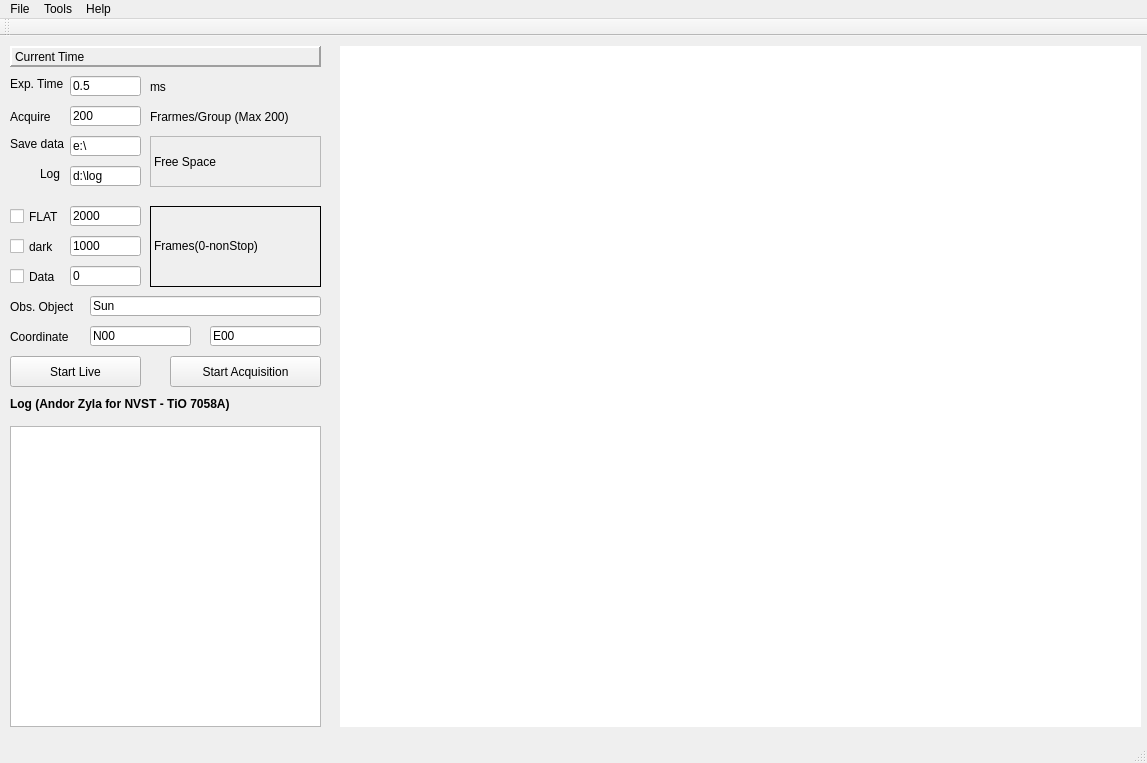
<?xml version="1.0" encoding="UTF-8"?>
<ui version="4.0">
 <class>MainWindow</class>
 <widget class="QMainWindow" name="MainWindow">
  <property name="geometry">
   <rect>
    <x>0</x>
    <y>0</y>
    <width>1147</width>
    <height>763</height>
   </rect>
  </property>
  <property name="sizePolicy">
   <sizepolicy hsizetype="Fixed" vsizetype="Fixed">
    <horstretch>0</horstretch>
    <verstretch>0</verstretch>
   </sizepolicy>
  </property>
  <property name="windowTitle">
   <string>MainWindow</string>
  </property>
  <property name="toolTip">
   <string/>
  </property>
  <widget class="QWidget" name="centralWidget">
   <property name="enabled">
    <bool>true</bool>
   </property>
   <widget class="QGraphicsView" name="graphicsView">
    <property name="geometry">
     <rect>
      <x>340</x>
      <y>10</y>
      <width>801</width>
      <height>681</height>
     </rect>
    </property>
    <property name="sizePolicy">
     <sizepolicy hsizetype="Expanding" vsizetype="Expanding">
      <horstretch>1</horstretch>
      <verstretch>1</verstretch>
     </sizepolicy>
    </property>
    <property name="minimumSize">
     <size>
      <width>512</width>
      <height>512</height>
     </size>
    </property>
    <property name="cursor" stdset="0">
     <cursorShape>CrossCursor</cursorShape>
    </property>
    <property name="mouseTracking">
     <bool>false</bool>
    </property>
    <property name="autoFillBackground">
     <bool>false</bool>
    </property>
    <property name="frameShape">
     <enum>QFrame::NoFrame</enum>
    </property>
    <property name="sizeAdjustPolicy">
     <enum>QAbstractScrollArea::AdjustIgnored</enum>
    </property>
    <property name="backgroundBrush">
     <brush brushstyle="SolidPattern">
      <color alpha="255">
       <red>0</red>
       <green>0</green>
       <blue>0</blue>
      </color>
     </brush>
    </property>
   </widget>
   <widget class="QLabel" name="label_saveto">
    <property name="geometry">
     <rect>
      <x>10</x>
      <y>100</y>
      <width>81</width>
      <height>16</height>
     </rect>
    </property>
    <property name="sizePolicy">
     <sizepolicy hsizetype="Preferred" vsizetype="Fixed">
      <horstretch>0</horstretch>
      <verstretch>0</verstretch>
     </sizepolicy>
    </property>
    <property name="text">
     <string>Save data</string>
    </property>
   </widget>
   <widget class="QLineEdit" name="lineEdit_saveto">
    <property name="geometry">
     <rect>
      <x>70</x>
      <y>100</y>
      <width>71</width>
      <height>20</height>
     </rect>
    </property>
    <property name="text">
     <string>e:\</string>
    </property>
   </widget>
   <widget class="QPushButton" name="btnLive">
    <property name="geometry">
     <rect>
      <x>10</x>
      <y>320</y>
      <width>131</width>
      <height>31</height>
     </rect>
    </property>
    <property name="sizePolicy">
     <sizepolicy hsizetype="Expanding" vsizetype="Fixed">
      <horstretch>0</horstretch>
      <verstretch>0</verstretch>
     </sizepolicy>
    </property>
    <property name="text">
     <string>Start Live</string>
    </property>
    <property name="checkable">
     <bool>true</bool>
    </property>
   </widget>
   <widget class="QLabel" name="label_time">
    <property name="geometry">
     <rect>
      <x>10</x>
      <y>10</y>
      <width>311</width>
      <height>21</height>
     </rect>
    </property>
    <property name="sizePolicy">
     <sizepolicy hsizetype="Expanding" vsizetype="Fixed">
      <horstretch>0</horstretch>
      <verstretch>0</verstretch>
     </sizepolicy>
    </property>
    <property name="layoutDirection">
     <enum>Qt::LeftToRight</enum>
    </property>
    <property name="frameShape">
     <enum>QFrame::Panel</enum>
    </property>
    <property name="frameShadow">
     <enum>QFrame::Raised</enum>
    </property>
    <property name="lineWidth">
     <number>2</number>
    </property>
    <property name="text">
     <string>Current Time</string>
    </property>
   </widget>
   <widget class="QLabel" name="label_exposuretime">
    <property name="geometry">
     <rect>
      <x>10</x>
      <y>40</y>
      <width>131</width>
      <height>16</height>
     </rect>
    </property>
    <property name="sizePolicy">
     <sizepolicy hsizetype="Preferred" vsizetype="Fixed">
      <horstretch>0</horstretch>
      <verstretch>0</verstretch>
     </sizepolicy>
    </property>
    <property name="text">
     <string>Exp. Time</string>
    </property>
   </widget>
   <widget class="QLineEdit" name="lineEdit_exposuretime">
    <property name="geometry">
     <rect>
      <x>70</x>
      <y>40</y>
      <width>71</width>
      <height>20</height>
     </rect>
    </property>
    <property name="text">
     <string>0.5</string>
    </property>
   </widget>
   <widget class="QLabel" name="label_framerate">
    <property name="geometry">
     <rect>
      <x>10</x>
      <y>70</y>
      <width>71</width>
      <height>21</height>
     </rect>
    </property>
    <property name="sizePolicy">
     <sizepolicy hsizetype="Preferred" vsizetype="Fixed">
      <horstretch>0</horstretch>
      <verstretch>0</verstretch>
     </sizepolicy>
    </property>
    <property name="text">
     <string>Acquire</string>
    </property>
   </widget>
   <widget class="QLineEdit" name="lineEdit_framerate">
    <property name="geometry">
     <rect>
      <x>70</x>
      <y>70</y>
      <width>71</width>
      <height>20</height>
     </rect>
    </property>
    <property name="text">
     <string>200</string>
    </property>
   </widget>
   <widget class="QPushButton" name="btnSnap">
    <property name="geometry">
     <rect>
      <x>170</x>
      <y>320</y>
      <width>151</width>
      <height>31</height>
     </rect>
    </property>
    <property name="sizePolicy">
     <sizepolicy hsizetype="Expanding" vsizetype="Fixed">
      <horstretch>0</horstretch>
      <verstretch>0</verstretch>
     </sizepolicy>
    </property>
    <property name="text">
     <string>Start Acquisition</string>
    </property>
    <property name="checkable">
     <bool>false</bool>
    </property>
    <property name="checked">
     <bool>false</bool>
    </property>
    <property name="autoRepeatDelay">
     <number>50</number>
    </property>
    <property name="autoRepeatInterval">
     <number>50</number>
    </property>
   </widget>
   <widget class="QLabel" name="label_status">
    <property name="geometry">
     <rect>
      <x>10</x>
      <y>360</y>
      <width>311</width>
      <height>16</height>
     </rect>
    </property>
    <property name="sizePolicy">
     <sizepolicy hsizetype="Preferred" vsizetype="Fixed">
      <horstretch>0</horstretch>
      <verstretch>0</verstretch>
     </sizepolicy>
    </property>
    <property name="font">
     <font>
      <bold>true</bold>
     </font>
    </property>
    <property name="text">
     <string>Log (Andor Zyla for NVST - TiO 7058A)</string>
    </property>
   </widget>
   <widget class="QTextEdit" name="textEdit_status">
    <property name="geometry">
     <rect>
      <x>10</x>
      <y>390</y>
      <width>311</width>
      <height>301</height>
     </rect>
    </property>
    <property name="sizePolicy">
     <sizepolicy hsizetype="Preferred" vsizetype="Expanding">
      <horstretch>0</horstretch>
      <verstretch>0</verstretch>
     </sizepolicy>
    </property>
   </widget>
   <widget class="QCheckBox" name="checkBox_Flat">
    <property name="geometry">
     <rect>
      <x>10</x>
      <y>170</y>
      <width>71</width>
      <height>21</height>
     </rect>
    </property>
    <property name="text">
     <string>FLAT</string>
    </property>
   </widget>
   <widget class="QCheckBox" name="checkBox_Dark">
    <property name="geometry">
     <rect>
      <x>10</x>
      <y>200</y>
      <width>51</width>
      <height>21</height>
     </rect>
    </property>
    <property name="text">
     <string>dark</string>
    </property>
   </widget>
   <widget class="QCheckBox" name="checkBox_Data">
    <property name="geometry">
     <rect>
      <x>10</x>
      <y>230</y>
      <width>71</width>
      <height>21</height>
     </rect>
    </property>
    <property name="text">
     <string>Data</string>
    </property>
   </widget>
   <widget class="QLabel" name="label_obj">
    <property name="geometry">
     <rect>
      <x>10</x>
      <y>260</y>
      <width>91</width>
      <height>21</height>
     </rect>
    </property>
    <property name="text">
     <string>Obs. Object</string>
    </property>
   </widget>
   <widget class="QLineEdit" name="lineEdit_objname">
    <property name="geometry">
     <rect>
      <x>90</x>
      <y>260</y>
      <width>231</width>
      <height>20</height>
     </rect>
    </property>
    <property name="text">
     <string>Sun</string>
    </property>
   </widget>
   <widget class="QLabel" name="label_freedisk">
    <property name="geometry">
     <rect>
      <x>150</x>
      <y>100</y>
      <width>171</width>
      <height>51</height>
     </rect>
    </property>
    <property name="frameShape">
     <enum>QFrame::StyledPanel</enum>
    </property>
    <property name="text">
     <string>Free Space  </string>
    </property>
   </widget>
   <widget class="QLineEdit" name="lineEdit_cor1">
    <property name="geometry">
     <rect>
      <x>90</x>
      <y>290</y>
      <width>101</width>
      <height>20</height>
     </rect>
    </property>
    <property name="text">
     <string>N00</string>
    </property>
   </widget>
   <widget class="QLineEdit" name="lineEdit_cor2">
    <property name="geometry">
     <rect>
      <x>210</x>
      <y>290</y>
      <width>111</width>
      <height>20</height>
     </rect>
    </property>
    <property name="text">
     <string>E00</string>
    </property>
   </widget>
   <widget class="QLabel" name="label_savelog">
    <property name="geometry">
     <rect>
      <x>40</x>
      <y>130</y>
      <width>31</width>
      <height>16</height>
     </rect>
    </property>
    <property name="text">
     <string>Log</string>
    </property>
   </widget>
   <widget class="QLineEdit" name="lineEdit_savelog">
    <property name="geometry">
     <rect>
      <x>70</x>
      <y>130</y>
      <width>71</width>
      <height>20</height>
     </rect>
    </property>
    <property name="text">
     <string>d:\log</string>
    </property>
   </widget>
   <widget class="QLineEdit" name="lineEdit_flatnum">
    <property name="geometry">
     <rect>
      <x>70</x>
      <y>170</y>
      <width>71</width>
      <height>20</height>
     </rect>
    </property>
    <property name="text">
     <string>2000</string>
    </property>
   </widget>
   <widget class="QLineEdit" name="lineEdit_darknum">
    <property name="geometry">
     <rect>
      <x>70</x>
      <y>200</y>
      <width>71</width>
      <height>20</height>
     </rect>
    </property>
    <property name="text">
     <string>1000</string>
    </property>
   </widget>
   <widget class="QLineEdit" name="lineEdit_datanum">
    <property name="geometry">
     <rect>
      <x>70</x>
      <y>230</y>
      <width>71</width>
      <height>20</height>
     </rect>
    </property>
    <property name="text">
     <string>0</string>
    </property>
   </widget>
   <widget class="QLabel" name="label_dunit_2">
    <property name="geometry">
     <rect>
      <x>150</x>
      <y>170</y>
      <width>171</width>
      <height>81</height>
     </rect>
    </property>
    <property name="frameShape">
     <enum>QFrame::Box</enum>
    </property>
    <property name="text">
     <string>Frames(0-nonStop)</string>
    </property>
    <property name="textFormat">
     <enum>Qt::RichText</enum>
    </property>
   </widget>
   <widget class="QLabel" name="label">
    <property name="geometry">
     <rect>
      <x>150</x>
      <y>70</y>
      <width>171</width>
      <height>21</height>
     </rect>
    </property>
    <property name="text">
     <string>Frarmes/Group (Max 200)</string>
    </property>
   </widget>
   <widget class="QLabel" name="label_2">
    <property name="geometry">
     <rect>
      <x>10</x>
      <y>290</y>
      <width>91</width>
      <height>21</height>
     </rect>
    </property>
    <property name="text">
     <string>Coordinate</string>
    </property>
   </widget>
   <widget class="QLabel" name="label_3">
    <property name="geometry">
     <rect>
      <x>150</x>
      <y>40</y>
      <width>31</width>
      <height>21</height>
     </rect>
    </property>
    <property name="text">
     <string>ms</string>
    </property>
   </widget>
  </widget>
  <widget class="QMenuBar" name="menuBar">
   <property name="geometry">
    <rect>
     <x>0</x>
     <y>0</y>
     <width>1147</width>
     <height>22</height>
    </rect>
   </property>
   <widget class="QMenu" name="menuFile">
    <property name="title">
     <string>File</string>
    </property>
    <addaction name="actionSave"/>
    <addaction name="actionExit"/>
   </widget>
   <widget class="QMenu" name="menuServer">
    <property name="title">
     <string>Tools</string>
    </property>
    <addaction name="actionServer"/>
    <addaction name="actionDetect_Cameras"/>
   </widget>
   <widget class="QMenu" name="menuHelp">
    <property name="title">
     <string>Help</string>
    </property>
    <addaction name="actionAbout"/>
   </widget>
   <addaction name="menuFile"/>
   <addaction name="menuServer"/>
   <addaction name="menuHelp"/>
  </widget>
  <widget class="QToolBar" name="mainToolBar">
   <attribute name="toolBarArea">
    <enum>TopToolBarArea</enum>
   </attribute>
   <attribute name="toolBarBreak">
    <bool>false</bool>
   </attribute>
  </widget>
  <widget class="QStatusBar" name="statusBar"/>
  <action name="actionServer">
   <property name="text">
    <string>Server</string>
   </property>
  </action>
  <action name="actionLogging">
   <property name="text">
    <string>Logging</string>
   </property>
  </action>
  <action name="actionSave">
   <property name="text">
    <string>Save</string>
   </property>
   <property name="shortcut">
    <string>Ctrl+S</string>
   </property>
  </action>
  <action name="actionExit">
   <property name="text">
    <string>Exit</string>
   </property>
   <property name="shortcut">
    <string>Ctrl+Q</string>
   </property>
  </action>
  <action name="actionAbout">
   <property name="text">
    <string>About</string>
   </property>
  </action>
  <action name="actionDetect_Cameras">
   <property name="text">
    <string>Detect Cameras</string>
   </property>
  </action>
 </widget>
 <layoutdefault spacing="6" margin="11"/>
 <resources/>
 <connections/>
</ui>
